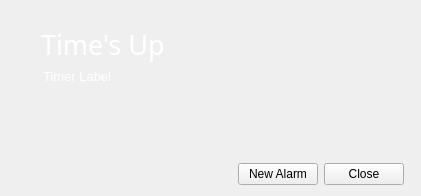
<?xml version="1.0" encoding="UTF-8"?>
<ui version="4.0">
 <class>TimeUpWindow</class>
 <widget class="QWidget" name="TimeUpWindow">
  <property name="geometry">
   <rect>
    <x>0</x>
    <y>0</y>
    <width>421</width>
    <height>196</height>
   </rect>
  </property>
  <property name="windowTitle">
   <string>Time's up</string>
  </property>
  <layout class="QGridLayout" name="gridLayout">
   <item row="0" column="0" rowspan="4">
    <widget class="QLabel" name="label">
     <property name="text">
      <string/>
     </property>
     <property name="pixmap">
      <pixmap>:/images/tree02</pixmap>
     </property>
     <property name="alignment">
      <set>Qt::AlignLeading|Qt::AlignLeft|Qt::AlignTop</set>
     </property>
    </widget>
   </item>
   <item row="2" column="1" colspan="4">
    <spacer name="verticalSpacer">
     <property name="orientation">
      <enum>Qt::Vertical</enum>
     </property>
     <property name="sizeHint" stdset="0">
      <size>
       <width>20</width>
       <height>40</height>
      </size>
     </property>
    </spacer>
   </item>
   <item row="0" column="1" colspan="4">
    <widget class="QLabel" name="label_2">
     <property name="palette">
      <palette>
       <active>
        <colorrole role="WindowText">
         <brush brushstyle="SolidPattern">
          <color alpha="255">
           <red>255</red>
           <green>255</green>
           <blue>255</blue>
          </color>
         </brush>
        </colorrole>
        <colorrole role="Text">
         <brush brushstyle="SolidPattern">
          <color alpha="255">
           <red>255</red>
           <green>255</green>
           <blue>255</blue>
          </color>
         </brush>
        </colorrole>
        <colorrole role="ButtonText">
         <brush brushstyle="SolidPattern">
          <color alpha="255">
           <red>255</red>
           <green>255</green>
           <blue>255</blue>
          </color>
         </brush>
        </colorrole>
       </active>
       <inactive>
        <colorrole role="WindowText">
         <brush brushstyle="SolidPattern">
          <color alpha="255">
           <red>255</red>
           <green>255</green>
           <blue>255</blue>
          </color>
         </brush>
        </colorrole>
        <colorrole role="Text">
         <brush brushstyle="SolidPattern">
          <color alpha="255">
           <red>255</red>
           <green>255</green>
           <blue>255</blue>
          </color>
         </brush>
        </colorrole>
        <colorrole role="ButtonText">
         <brush brushstyle="SolidPattern">
          <color alpha="255">
           <red>255</red>
           <green>255</green>
           <blue>255</blue>
          </color>
         </brush>
        </colorrole>
       </inactive>
       <disabled>
        <colorrole role="WindowText">
         <brush brushstyle="SolidPattern">
          <color alpha="255">
           <red>255</red>
           <green>255</green>
           <blue>255</blue>
          </color>
         </brush>
        </colorrole>
        <colorrole role="Text">
         <brush brushstyle="SolidPattern">
          <color alpha="255">
           <red>255</red>
           <green>255</green>
           <blue>255</blue>
          </color>
         </brush>
        </colorrole>
        <colorrole role="ButtonText">
         <brush brushstyle="SolidPattern">
          <color alpha="255">
           <red>255</red>
           <green>255</green>
           <blue>255</blue>
          </color>
         </brush>
        </colorrole>
       </disabled>
      </palette>
     </property>
     <property name="font">
      <font>
       <family>Sansation</family>
       <pointsize>20</pointsize>
       <stylestrategy>PreferAntialias</stylestrategy>
       <kerning>true</kerning>
      </font>
     </property>
     <property name="styleSheet">
      <string>color: rgb(255, 255, 255);
margin: 15px 25px 0px 10px;</string>
     </property>
     <property name="text">
      <string>Time's Up</string>
     </property>
     <property name="textFormat">
      <enum>Qt::PlainText</enum>
     </property>
    </widget>
   </item>
   <item row="3" column="2">
    <spacer name="horizontalSpacer">
     <property name="orientation">
      <enum>Qt::Horizontal</enum>
     </property>
     <property name="sizeHint" stdset="0">
      <size>
       <width>40</width>
       <height>20</height>
      </size>
     </property>
    </spacer>
   </item>
   <item row="1" column="2" colspan="3">
    <widget class="QLabel" name="timerLabel">
     <property name="sizePolicy">
      <sizepolicy hsizetype="Ignored" vsizetype="Preferred">
       <horstretch>0</horstretch>
       <verstretch>0</verstretch>
      </sizepolicy>
     </property>
     <property name="font">
      <font>
       <pointsize>10</pointsize>
      </font>
     </property>
     <property name="styleSheet">
      <string>color: rgb(255, 255, 255);
margin: 0px 25px 0px 10px;</string>
     </property>
     <property name="text">
      <string>Timer Label</string>
     </property>
     <property name="textFormat">
      <enum>Qt::PlainText</enum>
     </property>
     <property name="wordWrap">
      <bool>true</bool>
     </property>
    </widget>
   </item>
   <item row="3" column="3">
    <layout class="QHBoxLayout" name="horizontalLayout">
     <item>
      <widget class="QPushButton" name="newTimerButton">
       <property name="text">
        <string>New Alarm</string>
       </property>
      </widget>
     </item>
     <item>
      <widget class="QPushButton" name="closeButton">
       <property name="text">
        <string>Close</string>
       </property>
      </widget>
     </item>
    </layout>
   </item>
  </layout>
 </widget>
 <resources/>
 <connections/>
</ui>
